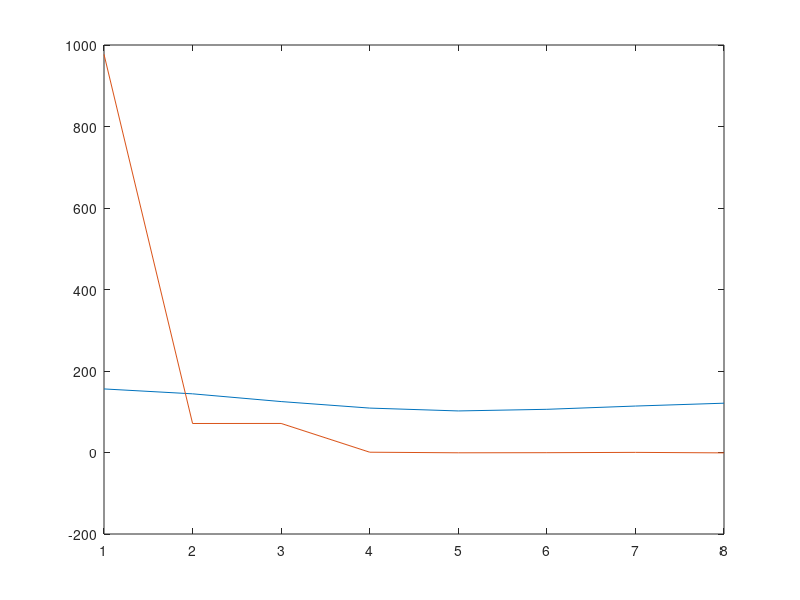

Write the MATLAB code that produced this figure.
function testdct()
%TESTDCT Summary of this function goes here
%   Detailed explanation goes here

A = [
	156 144 125 109 102 106 114 121
	151 138 120 104  97 100 109 116
	141 129 110  94  87  91  99 106
	128 116  97  82  75  78  86  93
	114 102  84  68  61  64  73  80
	102  89  71  55  48  51  60  67
	 92  80  61  45  38  42  50  57
	 86  74  56  40  33  36  45  52
	];

plot(1:8, A(1,:), 1:8, dct1(A(1,:)'));

function A = dct1(A)
	N = length(A);
	I = bsxfun(@times, 0.5:1:N, (0:N-1)');
	M = cos(pi/N * I);
	A = M * A;
end

dct2(A)

function A = dct2(A)
	[M,N] = size(A);
	I = bsxfun(@times, 0.5:1:N, (0:N-1)');
	M = cos(pi/N * I);
	first = (M * A')';
	A = M * first;
end
end